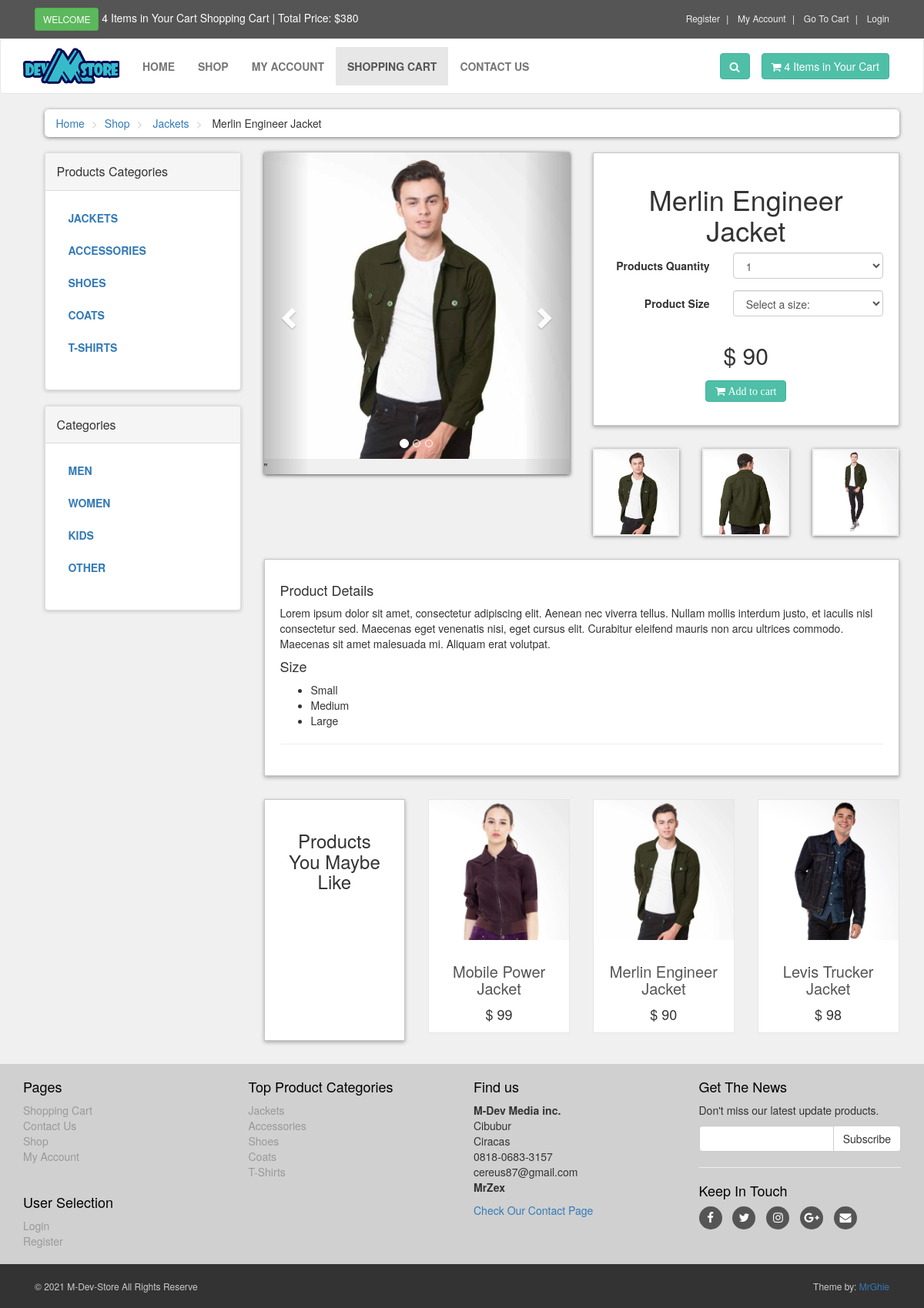
The page /details.php?pro_id=15 on the database its author committed.
### tables this page shows
CREATE TABLE `product_categories` (
  `p_category_id` int(10) NOT NULL,
  `p_category_title` text NOT NULL,
  `p_category_desc` text NOT NULL
);

CREATE TABLE `products` (
  `product_id` int(10) NOT NULL,
  `p_category_id` int(10) NOT NULL,
  `category_id` int(10) NOT NULL,
  `date` timestamp NOT NULL DEFAULT current_timestamp() ON UPDATE current_timestamp(),
  `product_title` text NOT NULL,
  `product_img1` text NOT NULL,
  `product_img2` text NOT NULL,
  `product_img3` text NOT NULL,
  `product_price` int(10) NOT NULL,
  `product_keywords` text NOT NULL,
  `product_desc` text NOT NULL
);

CREATE TABLE `categories` (
  `category_id` int(10) NOT NULL,
  `category_title` text NOT NULL,
  `category_desc` text NOT NULL
);

### details.php (the view, shortened to what this page needs)
<?php
    include("includes/header.php");
?>
        <div id="content">
            <div class="container">
                <div class="col-md-12">
                    <ul class="breadcrumb">
                        <li><a href="index.php">Home</a></li>
                        <li><a href="shop.php">Shop</a></li>
                        <li>
                            <a href="shop.php?p_cat=<?php echo $pro_cat_id; ?>"> <?php echo $p_cat_title; ?> </a>
                        </li>
                        <li>
                            <?php echo $pro_title; ?>
                        </li>
                    </ul>
                </div>
                <div class="col-md-3">
                    <?php include("includes/sidebar.php"); ?>
                </div>
                <div class="col-md-9">
                    <div id="productMain" class="row">
                        <div class="col-sm-6">
                            <div id="mainImage">
                                <div id="myCarousel" class="carousel slide" data-ride="carousel">
                                    <ol class="carousel-indicators">
                                        <li data-target="#myCarousel" data-slide-to="0" class="active"></li>
                                        <li data-target="#myCarousel" data-slide-to="1"></li>
                                        <li data-target="#myCarousel" data-slide-to="2"></li>
                                    </ol>
                                    <div class="carousel-inner">
                                        <div class="item active">
                                            <center><img class="img-responsive" src="admin_area/product_images/<?php echo $pro_img1; ?>" alt="Image 1"></center>
                                        </div>
                                        "
                                    </div>
                                    <a href="#myCarousel" class="left carousel-control" data-slide="prev">
                                        <span class="glyphicon glyphicon-chevron-left"></span>
                                    </a>
                                    <a href="#myCarousel" class="right carousel-control" data-slide="next">
                                        <span class="glyphicon glyphicon-chevron-right"></span>
                                    </a>
                                </div>
                            </div>
                        </div>
                        <div class="col-sm-6">
                            <div class="box">
                                <h1 class="text-center"> <?php echo "$pro_title"; ?> </h1>
                                <form action="details.php?add_cart=<?php echo $pro_id; ?>" class="form-horizontal" method="post">
                                    <div class="form-group">
                                        <label for="" class="col-md-5 control-label">Products Quantity</label>
                                        <div class="col-md-7">
                                            <select name="product_qty" id="" class="form-control">
                                                <option>1</option>
                                            </select>
                                        </div>
                                    </div>
                                    <div class="form-group">
                                        <label class="col-md-5 control-label">Product Size</label>
                                        <div class="col-md-7">
                                            <select name="product_size" class="form-control">
                                                <option>Select a size:</option>
                                            </select>
                                        </div>
                                    </div>
                                    <p class="price"> <?php echo "$ " . $pro_price; ?> </p>
                                    <p class="text-center buttons">
                                        <button class="btn btn-primary i fa fa-shopping-cart"> Add to cart</button>
                                    </p>
                                </form>
                            </div>
                        </div>
                        <div class="col-sm-6">
                            <div class="row" id="thumbs">
                                <div class="col-xs-4">
                                    <a data-target="#myCarousel" data-slide-to="0" href="#" class="thumb">
                                        <img src="admin_area/product_images/<?php echo $pro_img1; ?>" alt="Image 1" class="img-responsive">
                                    </a>
                                </div>
                                <div class="col-xs-4">
                                    <a data-target="#myCarousel" data-slide-to="1" href="" class="thumb">
                                        <img src="admin_area/product_images/<?php echo $pro_img2; ?>" alt="Image 2" class="img-responsive">
                                    </a>
                                </div>
                                <div class="col-xs-4">
                                    <a data-target="#myCarousel" data-slide-to="2" href="" class="thumb">
                                        <img src="admin_area/product_images/<?php echo $pro_img3; ?>" alt="Image 3" class="img-responsive">
                                    </a>
                                </div>
                            </div>
                        </div>
                    </div>
                    <div class="box" id="details">
                        <h4>Product Details</h4>
                        <p>
                            <?php echo $pro_desc; ?>
                        </p>
                        <h4>Size</h4>
                        <ul>
                            <li>Small</li>
                            <li>Medium</li>
                            <li>Large</li>
                        </ul>
                        <hr>
                    </div>
                    <div class="row same-height-row">
                        <div class="col-md-3 col-sm-6">
                            <div class="box same-height headline">
                                <h3 class="text-center">Products You Maybe Like</h3>
                            </div>
                        </div>
                        <?php
                            $get_products = "select * from products order by 1 DESC LIMIT 0,3";
                            $run_products = mysqli_query($conn, $get_products);
                            while($row_products = mysqli_fetch_array($run_products))
                            {
                                $pro_id = $row_products['product_id'];
                                $pro_title = $row_products['product_title'];
                                $pro_img1 = $row_products['product_img1'];
                                $pro_price = $row_products['product_price'];
                                echo "
                                    <div class='col-md-3 col-sm-6 center-responsive'>
                                        <div class='product same-height'>
                                            <a href='details.php?pro_id=$pro_id'>
                                                <img class='img-responsive' src='admin_area/product_images/$pro_img1'>
                                            </a>
                                            <div class='text'>
                                                <h3> <a href='details.php?pro_id=$pro_id'> $pro_title </a></h3>
                                                <p class='price'> $ $pro_price </p>
                                            </div>
                                        </div>
                                    </div>
                                ";
                            }
                        ?>
                    </div>
                </div>
            </div>
        </div>
        <?php
            include("includes/footer.php");
        ?>
    </body>
</html>

### functions/functions.php (shortened to what this page needs)
<?php
    $conn = mysqli_connect("localhost", "root", "hello_world", "ecom_store");
    function getProductCategories()
    {
        global $conn;
        $get_p_cats = "select * from product_categories";
        $run_p_cats = mysqli_query($conn, $get_p_cats);
        while($row_p_cats = mysqli_fetch_array($run_p_cats))
        {
            $p_cat_id = $row_p_cats['p_category_id'];
            $p_cat_title = $row_p_cats['p_category_title'];
            echo "
                <li>
                    <a href='shop.php?p_cat=$p_cat_id'> $p_cat_title </a>
                </li>
            ";
        }
    }
    function getCategories()
    {
        global $conn;
        $get_cats = "select * from categories";
        $run_cats = mysqli_query($conn, $get_cats);
        while($row_cats = mysqli_fetch_array($run_cats))
        {
            $cat_id = $row_cats['category_id'];
            $cat_title = $row_cats['category_title'];
            echo "
                <li>
                    <a href='shop.php?cat=$cat_id'> $cat_title </a>
                </li>
            ";
        }
    }
?>

### includes/footer.php (shortened to what this page needs)
<div id="footer">
    <div class="container">
        <div class="row">
            <div class="col-sm-6 col-md-3">
                <h4>Pages</h4>
                <ul>
                    <li><a href="cart.php">Shopping Cart</a></li>
                    <li><a href="contact.php">Contact Us</a></li>
                    <li><a href="shop.php">Shop</a></li>
                    <li><a href="customer/my_account.php">My Account</a></li>
                </ul>
                <br>
                <h4>User Selection</h4>
                <ul>
                    <li><a href="checkout.php">Login</a></li>
                    <li><a href="customer_register.php">Register</a></li>
                </ul>
            </div>
            <div class="col-sm-6 col-md-3">
                <h4>Top Product Categories</h4>
                <ul>
                    <?php
                        $get_p_cats = "select * from product_categories";
                        $run_p_cats = mysqli_query($conn, $get_p_cats);
                        while($row_p_cats = mysqli_fetch_array($run_p_cats))
                        {
                            $p_cat_id = $row_p_cats['p_category_id'];
                            $p_cat_title = $row_p_cats['p_category_title'];
                            echo "
                                <li>
                                    <a href = 'shop.php?p_cat=$p_cat_id'>
                                        $p_cat_title
                                    </a>
                                </li>
                            ";
                        }
                    ?>
                </ul>
            </div>
            <div class="col-sm-6 col-md-3">
                <h4>Find us</h4>
                <p>
                    <strong>M-Dev Media inc.</strong>
                    <br/>Cibubur
                    <br/>Ciracas
                    <br/>0818-0683-3157
                    <br/>cereus87@gmail.com
                    <br/><strong>MrZex</strong>
                </p>
                <a href="contact.php">Check Our Contact Page</a>
            </div>
            <div class="col-sm-6 col-md-3">
                <h4>Get The News</h4>
                <p class="text-muted">
                    Don't miss our latest update products.
                </p>
                <form action="https://feedburner.google.com/fb/a/mailverify" method="post" target="popupwindow"
                 onsubmit="window.open('https://feedburner.google.com/fb/a/mailverify?uri=FeedbulletinForCereus87', 'popupwindow',
                 'scrollbars=yes,width=550,height=520');return true" method="post">
                    <div class="input-group">
                        <input type="text" class="form-control" name="email">
                        <span class="input-group-btn">
                            <input type="submit" value="Subscribe" class="btn btn-default">
                        </span>
                    </div>
                </form>
                <hr>
                <h4>Keep In Touch</h4>
                <p class="social">
                    <a href="#" class="fa fa-facebook"></a>
                    <a href="#" class="fa fa-twitter"></a>
                    <a href="#" class="fa fa-instagram"></a>
                    <a href="#" class="fa fa-google-plus"></a>
                    <a href="#" class="fa fa-envelope"></a>
                </p>
            </div>
        </div>
    </div>
</div>
<div id="copyright">
    <div class="container">
        <div class="col-md-6">
            <p class="pull-left">&copy; 2021 M-Dev-Store All Rights Reserve</p>
        </div>
        <div class="col-md-6">
            <p class="pull-right">Theme by: <a href="#">MrGhie</a></p>
        </div>
    </div>
</div>

### styles/style.css (style rules this page uses)
body { font-size: 14px; line-height: 1.42857143; color: #333333; background-color: #f0f0f0; overflow-x: hidden; }
.btn-primary { color: rgb(255, 255, 255); background-color: rgb(79, 191, 168); border-color: rgb(65, 179, 156); }
.box { background: #ffffff; margin: 0 0 30px; border: solid 1px #c6c6c6; box-sizing: border-box; padding: 20px; box-shadow: 0px 2px 5px rgba(0, 0, 0, .3); }
#content { padding-left: 25px; }
#content .product { background: #ffffff; border: solid 1px #e6e6e6; margin-bottom: 30px; box-sizing: border-box; }
#content .product .text { padding: 10px 10px 0px; }
#content .product .text p.price { font-size: 18px; text-align: center; font-weight: 400; }
#content .product .text h3 { text-align: center; font-size: 20px; }
#content .product .text h3 a { color: rgb(85, 85, 85); }
#copyright { background: #333333; color: #cccccc; padding: 20px 0px; font-size: 12px; }
#copyright p { margin: 0px; }
.breadcrumb { padding: 8px, 15px; margin-bottom: 20px; background: #ffffff; border-radius: 5px; box-shadow: 0px 1px 5px rgba(0, 0, 0, .5); }
.breadcrumb> li + li:before { content: ">\00a0"; color: #cccccc; }
#content .panel.sidebar-menu ul.nav.category-menu li a { text-transform: uppercase; font-weight: 600; }
#content #productMain { margin-bottom: 30px; }
#content #productMain .price { font-size: 30px; font-weight: 300; text-align: center; margin-top: 30px; }
#content #mainImage { box-shadow: 0px 1px 5px rgba(0, 0, 0, .7); }
#content #thumbs a { display: block; box-shadow: 0px 1px 5px rgba(0, 0, 0, .5); border: 2px solid transparent; }
#content .headline { height: 314px; }
#footer { background: #d0d0d0; padding: 10px 0; }
#footer ul { list-style: none; padding-left: 0px; }
#footer ul a { color: #999999; padding: 10px 0; }
#footer h4 { color: #000000; }
#footer p { color: #333333; }
#footer .social { text-align: left; }
#footer .social a { margin: 0px 10px 0px 0px; display: inline-block; color: #ffffff; width: 30px; height: 30px; border-radius: 15px; line-height: 30px; font-size: 15px; text-align: center; vertical-align: bottom; background: #555555; }

### rows shown on the page
product_categories: p_category_title "Jackets", p_category_title "JACKETS"
products: product_title "Merlin Engineer Jacket", product_img1 (picture), product_price "90", product_img2 (picture), product_img3 (picture), product_desc "Lorem ipsum dolor sit amet, consectetur adipiscing elit. Aenean nec viverra tellus. Nullam mollis interdum justo, et iaculis nisl consectetur sed. Maecenas eget venenatis nisi, eget cursus elit. Curabitur eleifend mauris non arcu ultrices commodo. Maecenas sit amet malesuada mi. Aliquam erat volutpat."
product_categories: p_category_title "ACCESSORIES", p_category_title "Accessories"
product_categories: p_category_title "SHOES", p_category_title "Shoes"
product_categories: p_category_title "COATS", p_category_title "Coats"
product_categories: p_category_title "T-SHIRTS", p_category_title "T-Shirts"
categories: category_title "MEN"
categories: category_title "WOMEN"
categories: category_title "KIDS"
categories: category_title "OTHER"
products: product_img1 (picture), product_title "Mobile Power Jacket", product_price "99"
products: product_img1 (picture), product_title "Levis Trucker Jacket", product_price "98"
